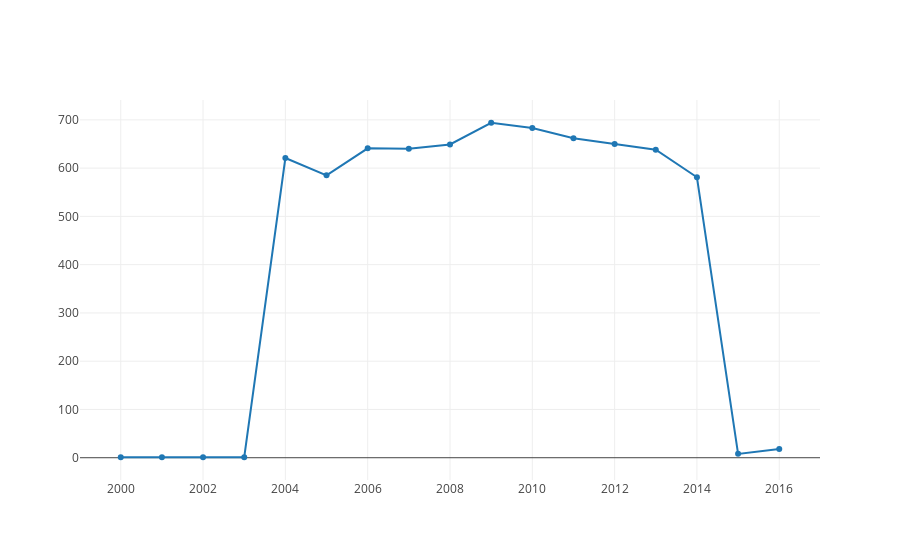

Notebook source saved alongside this figure:
### Markdown cell above
### Number of people reporting by year

### Code cell
d = pfd.groupby('CalendarYear').CID.nunique()
plotly.iplot([{"x": d.index, "y": d}])

### Figure 1 — Plotly figure (JSON) as saved in the notebook; plotly's stock layout.template omitted (floating-point values rounded to 4 significant figures)
{"data": [{"x": [2000, 2001, 2002, 2003, 2004, 2005, 2006, 2007, 2008, 2009, 2010, 2011, 2012, 2013, 2014, 2015, 2016], "y": [1, 1, 1, 1, 621, 585, 641, 640, 649, 694, 683, 662, 650, 638, 581, 8, 18]}], "layout": {}}
